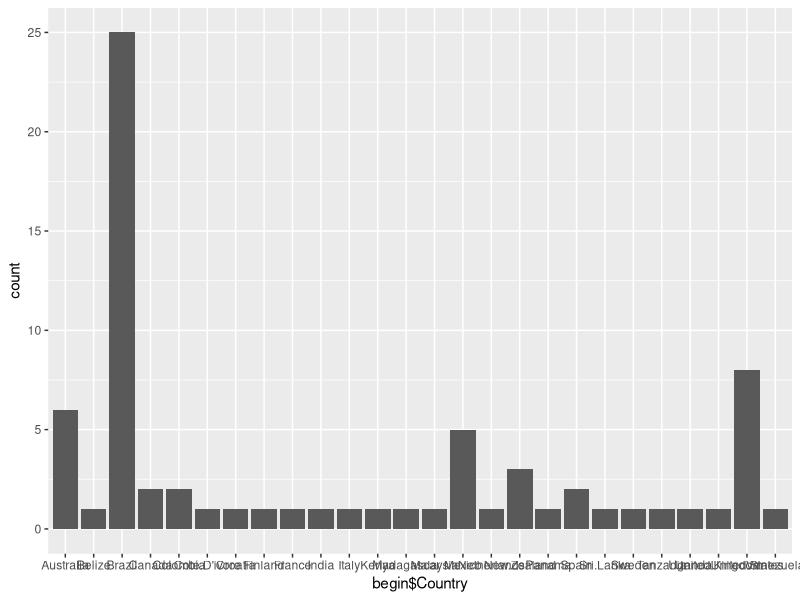

Reproduce this figure in R. (Note: this script raises an error after producing the figure.)
#Qualitative data only

library(reshape2) #Version 0.8.7
library(ggplot2) #Version 2.2.1
library(forcats) #Version 0.2.0
library(dplyr) #Version 0.7.4
library(stringr) #Version 1.2.0
library(readr) #Version 1.1.1
library(gridExtra) #Version 2.3

mergedrefined7 <- read_csv("./Data/mergedrefined7.csv")

begin <- dcast(mergedrefined7, Article.ID ~ variable, fun=toString, value.var="data")
names(begin)[names(begin) == "focal area of research (ecophysiology, population ecology, community ecology ecosystem ecology, animal behavior)"] <- "focal.area.of.research"
cats <- read_csv("./Data/withbroad.csv")
begin <- cbind(begin,cats$broad)
names(begin)[names(begin) == "cats$broad"] <- "broad"
names(begin)[names(begin) == "accession number"] <- "accession.n"
names(begin)[names(begin) == "Article.ID"] <- "article.id"
names(begin)[c(9,10)] <- c("archive","arch.y.n")

#data cleaning ####
begin$Municipality[63] <- "Manaus"
begin[begin=="NA"] <- NA
begin[begin==""] <- NA
begin[begin=="SFRD"] <- "SRFD"
begin[begin=="AF"] <- "WS"
begin[begin=="TF"] <- "TP"
begin[begin=="GT"] <- NA
begin[begin=="IR"] <- "LIT"
begin[begin=="plant, plant"] <- "plant"
remove <- is.na(begin$focal.subject.of.research)
remove2 <- is.na(begin$layout)
begin$focal.subject.of.research[remove==TRUE] <- "plant"
begin$layout[remove2==TRUE] <- "fixed.point"
begin[begin=="transect"] <- "perpendicular"
begin$citations <- as.numeric(begin$citations)
begin$biome <- tolower(begin$biome)



#location data ####
length(unique(begin$Country))
sort(begin$Country)
a <- ggplot(data = begin, aes(begin$Country))
a + geom_bar()
length(begin[begin$Country=="Mexico"])
popular_countries <-  as.data.frame(sort(table(begin$Country), decreasing=T))
names(popular_countries)[1] <- "Countries"

popular_countries$noper <- gsub("\\."," ",popular_countries$Countries)
#export for python
write.csv(popular_countries,"./Outputs/popular_countries.csv",row.names = FALSE)



b <- ggplot(data = begin, aes(x = fct_infreq(Country))) +
  geom_bar(aes(fill=Country)) + scale_y_continuous(expand=c(0,0), limits=c(0,27))
b <- b + theme_classic() + theme(legend.position="none")
b <- b + theme(axis.text.x = element_text(angle=90, vjust=0, hjust=1))
b

popular.cities <- as.data.frame(head(sort(table(begin$Municipality), decreasing=T)))
popular.cities
#export mergedrefined7 to add simple latitude, first listed only
write.csv(begin,"./Data/mergedrefined8.csv",row.names=FALSE)
simplat <- mergedrefined8[,c(1,41)]



#variables data ####
g <- begin[,c("var.1","var.2","var.3","var.4","var.5","var.6","var.7")]


e <- g[,-c(1)] 
f <- as.data.frame(sort(table(unlist(e)), decreasing = T)) #sorts strings from different variables into correct bins, singular

k <- apply(g,1,sort, na.last=TRUE) #sorts groups of strings
k <- t(k)
j <- apply(format(k),1,paste, collapse=" ")
m <- as.data.frame(sort(table(unlist(k)),decreasing=T)) #new, correct version of f
l <- as.data.frame(sort(table(j), decreasing =T)) #unique combinations of variables


g$varcombine <- paste(g$var.1,g$var.2,g$var.3,g$var.4,g$var.5,g$var.6,g$var.7)
i <- g[str_detect(g$varcombine,"(?=.*AT)(?=.*RH)(?=.*VPD)"),] #search by specific string type

#transect info ####
h <- begin$layout
transect.types = as.data.frame(sort(table(unlist(h)),decreasing = T))
transect.types

#habitat info ####
sorted.hab <- as.data.frame(sort(table(unlist(begin$biome)),decreasing=T))
biomes <- as.data.frame(sort(table(unlist(begin$broad)),decreasing=T))
biomes$percent <- round(((biomes$Freq/71)*100), digits = 0)
biomes$withdata <- c(24,14,1)
biomes$percentwith <- round(((biomes$withdata/39)*100),digits=0)

forbarplot <- biomes[,c(1,2,4)] %>% gather(key="type",value="number",Freq:withdata)
 
ggplot(forbarplot) + geom_col(aes(x=Var1,y=number,fill=type)) + scale_fill_manual(values=biopal,name="Abiotic Edge\nEffects",labels=c("Total","With data")) +
  labs(x="Biome type",y="Number of studies")

biopal <- c("#33ccff","#000099")



cited.biomes <- ggplot(begin, aes(x=broad, y=citations, fill=broad)) + geom_col() + theme_classic()
cited.biomes + scale_fill_manual(values=biopal) + theme(legend.position = "none")

###citations ####
#by biome
nrow(mergedrefined8[mergedrefined8$citations > 0,]) #63
cite.biome <- mergedrefined8 %>% group_by(broad) %>% summarize(sum(citations)) #all studies

length(unique(mergedrefined8$article.id[mergedrefined8$broad=="temperate"]))
length(unique(mergedrefined8$article.id[mergedrefined8$broad=="tropical"]))
length(unique(mergedrefined8$article.id[mergedrefined8$broad=="boreal"]))

#by country
cite.country <- mergedrefined8 %>% group_by(Country) %>% summarize(sum(citations))

studies.country <-  as.data.frame(sort(table(mergedrefined8$Country), decreasing=T))
names(studies.country) <- c("Country","No_Studies")

cite.country <- merge(cite.country,studies.country,by="Country")

attach(cite.country)
cite.country <- cite.country[order(-`sum(citations)`),]
detach(cite.country)

per.study <- cite.country %>% mutate(cite.per.study = round(`sum(citations)`/No_Studies))

ggplot(per.study,aes(x=No_Studies,y=cite.per.study)) +
  geom_text(aes(label=Country)) +
  coord_cartesian(xlim=c(-5,30)) +
  xlab("Number of Studies")+
  ylab("Citations/Number of Studies")+
  geom_text(data=per.study, aes(x=21,y=41,label="Brazil",color="red"))

portuspan <- c(7,11,12,53,58)
english <- mergedrefined8[!mergedrefined8$article.id %in% portuspan,]

english.cite <- english %>% group_by(Country) %>% summarize(sum(citations))
english.country <-  as.data.frame(sort(table(english$Country), decreasing=T))
#Without Portuguese, 864 citations for Brazil, 21 studies ** x=21,y=41


##years/time ####
hist(mergedrefined8$Year,breaks=10)
mergedrefined8$Year <- as.factor(mergedrefined8$Year)
years <- mergedrefined8 %>% count(Year)


mergedrefined8$end.date <- as.Date(mergedrefined8$end.date, format = "%m/%d/%Y")
mergedrefined8$end.date.1 <- as.Date(mergedrefined8$end.date.1, format = "%m/%d/%Y")
mergedrefined8$end.date.2 <- as.Date(mergedrefined8$end.date.2, format = "%m/%d/%Y")
mergedrefined8$start.date <- as.Date(mergedrefined8$start.date, format = "%m/%d/%Y")
mergedrefined8$start.date.1 <- as.Date(mergedrefined8$start.date.1, format = "%m/%d/%Y")
mergedrefined8$start.date.2 <- as.Date(mergedrefined8$start.date.2, format = "%m/%d/%Y")

dates <- mergedrefined8[,c(1,17,18,19,71,72,73)]
dates$days <- ifelse(!is.na(dates$start.date), dates$end.date - dates$start.date, 
                     ifelse(!is.na(dates$start.date.1), (dates$end.date.1 - dates$start.date.1)+(dates$end.date.2 - dates$start.date.2),NA))
dates$days[13] <- 12 #fix entry issue where end.date and start.date were swapped

hist(dates$days)
hist(dates$days,breaks=60,xlim=c(0,100))
hist(dates$days, breaks=120,xlim=c(0,30))

dates$year <- ifelse(!is.na(dates$end.date), substring(dates$end.date,1,4), 
                     substring(dates$end.date.2,1,4))
dates$year <- as.integer(dates$year)
hist(dates$year)


##archives? ####
count(mergedrefined8[mergedrefined8$arch.y.n == "Y",1]) #2 of 71

##journal ####
journals <- as.data.frame(sort(table(mergedrefined8$Journal),decreasing=T)) #most common = FEM 6, BC 5

##area, subject of research ####
areas <- as.data.frame(sort(table(mergedrefined8$focal.area.of.research),decreasing=T))
subjects <- as.data.frame(sort(table(mergedrefined8$focal.subject.of.research),decreasing=T))


##replicates ####
hist(mergedrefined8$replicates.habitat.1,breaks=10)
hist(mergedrefined8$replicates.habitat.2)
sort(table(mergedrefined8$replicates.habitat.1),decreasing=T) # 22 of 71 had only one replicate of first habitat
sort(table(mergedrefined8$replicates.habitat.2),decreasing=T)
sort(table(mergedrefined8$replicates.habitat.3),decreasing=T)
sort(table(mergedrefined8$replicates.habitat.4),decreasing=T)

replicates <- mergedrefined8[,c(1,55,56,57,58,59)]
replicates$article.id <- as.factor(replicates$article.id)
replicates$replicates.habitat.1 <- as.factor(replicates$replicates.habitat.1)
replicates$replicates.habitat.2 <- as.factor(replicates$replicates.habitat.2)
replicates$replicates.habitat.3 <- as.factor(replicates$replicates.habitat.3)
replicates$replicates.habitat.4 <- as.factor(replicates$replicates.habitat.4)
replicates$replicates.habitat.5 <- as.factor(replicates$replicates.habitat.5)
reps <- replicates %>% count(replicates.habitat.1)

#instruments ####
sort(table(mergedrefined8$equip.var.1),decreasing=T)
sort(table(mergedrefined8$equip.var.2),decreasing=T)
sort(table(mergedrefined8$equip.var.3),decreasing=T)
sort(table(mergedrefined8$equip.var.4),decreasing=T)
sort(table(mergedrefined8$equip.var.5),decreasing=T)
sort(table(mergedrefined8$equip.var.6),decreasing=T)
sort(table(mergedrefined8$equip.var.7),decreasing=T)

#how were edges and interiors determined? ####
cited_info <- read_csv("./Data/cited_info2.csv")

sort(table(cited_info$cited.dist), decreasing=T)
length(unique(cited_info$article.id)) #21
studies <- unique(cited_info$article.id)

cited_interiors <- cited_info[cited_info$dist.type=="interior",]

cited_intdist <- subset(cited_interiors, subset=!duplicated(cited_interiors[c("article.id")]),
                        select=c("article.id","cited.dist","dist.type"))
as.data.frame(table(sort(unlist(cited_intdist$cited.dist))))


cited_papers <- as.data.frame(table(sort(unlist(cited_interiors$cited.author),decreasing=TRUE)))

